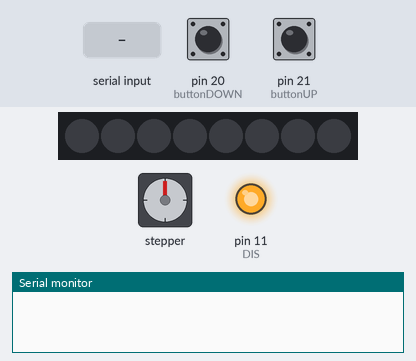
The program below on a simulated Arduino Nano, built for the host (arithmetic inside an expression is 32-bit, double 64-bit). Shown: stepper motor, 8 RGB LEDs in strip order, left to right, output pins drawn as LEDs (lit = HIGH), the last lines printed to the serial monitor. Wiring (inferred from the names in the program): stepper motor driver (200 steps per turn assumed): step pin 8; direction pin 9. Inputs (shaded band) come from the test bench; at power-on: pin 20 (buttonDOWN) LOW, pin 21 (buttonUP) LOW. Pins used as bus, display or sensor lines are not drawn.

Above: at 1.2 s.
1.3 s: "deploy;\n" received over Serial
At 2.45 s:
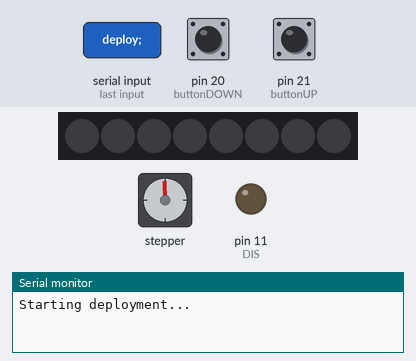
4.3 s: pin 20 (buttonDOWN) pulled HIGH for 0.15 s
At 4.9 s:
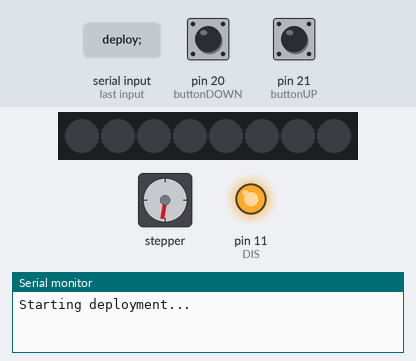
5.9 s: pin 21 (buttonUP) pulled HIGH for 1 s
At 7.4 s:
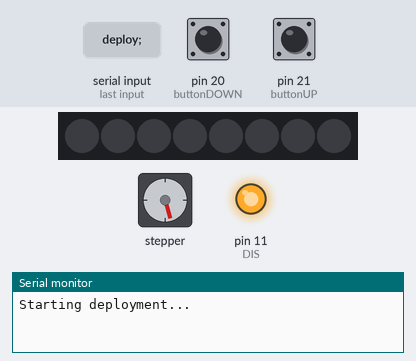
8.4 s: pin 21 (buttonUP) pulled HIGH for 0.15 s
At 9.3 s:
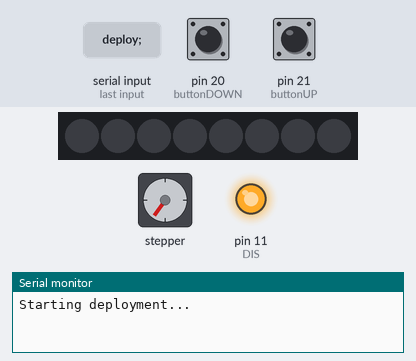
10.0 s: pin 20 (buttonDOWN) pulled HIGH for 1 s
At 10.15 s:
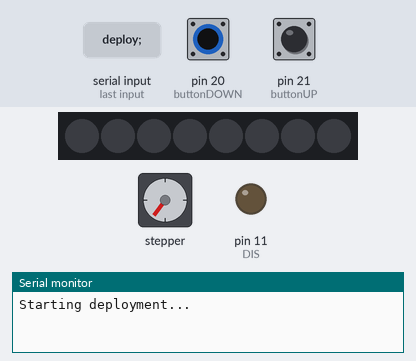
12.5 s: pin 20 (buttonDOWN) pulled HIGH for 0.15 s
At 13.6 s:
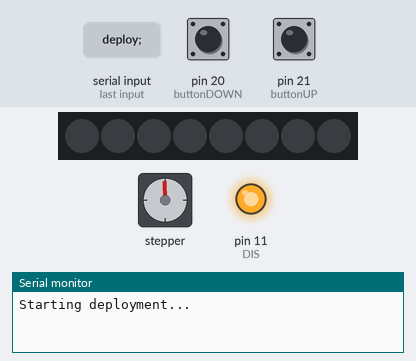
Timing chart, 0 to 15.1 s (numbered marks = the images above; inputs shaded):
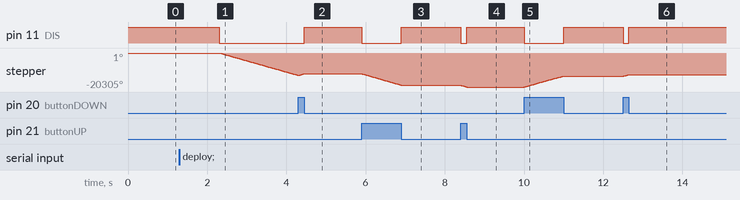

The program:

main.cpp
```cpp
#include <APA102.h>

#define buttonUP 21
#define buttonDOWN 20
#define DIS 11
#define DIR 9
#define STP 8
#define stepSpeed 10
#define LedData 13
#define LedClock 12

uint32_t stepsForUp = 165000;
APA102<LedData, LedClock> ledStrip;
uint32_t currentSteps = 0;
int currentLed = 0;
const int ledCount = 8;
rgb_color colors[ledCount];
bool deployed = false;

void setup() {
  pinMode(buttonUP, INPUT);
  pinMode(buttonDOWN, INPUT);
  pinMode(DIS, OUTPUT);
  pinMode(DIR, OUTPUT);
  pinMode(STP, OUTPUT);
  digitalWrite(DIS, HIGH);
  Serial.begin(9600);
  Serial2.begin(9600);
  cli();
  TCCR1A = 0;
  TCCR1B = 0;
  TCNT1  = 0;
  // T = 250ms --> f = 4 Hz
  OCR1A = 15624; // = (16*10^6) / (f*256) - 1 (must be <65536)
  TCCR1B |= (1 << WGM12);
  // Set bits for 256 prescalar
  TCCR1B |= (1 << CS12);
  TIMSK1 |= (1 << OCIE1A);
  sei();
  turn_off_all_leds();
}

void loop() {
  if (Serial2.available()) {
    String data = Serial2.readStringUntil(";");
    // Serial.println("Data:" + data);
    if (data == "deploy;") {
      deploy();
    }
  }
  if (Serial.available()) {
    String data2 = Serial.readStringUntil(";");
    // Serial.println("Data:" + data2);
    if (data2 == "deploy;\n") {
      deploy();
    }
  }
  if (digitalRead(buttonUP) == HIGH) {
    deployed = false;
    currentSteps = 0;
    step(0);
  }
  else if (digitalRead(buttonDOWN) == HIGH) {
    deployed = false;
    currentSteps = 0;
    step(1);
  }
  else if (currentSteps > 0) {
    currentSteps--;
    step(0);
    if (currentSteps == 0) {
      deployed = true;
      Serial2.write("deployed;");
      Serial.println("Finished deployment!");
    }
  } else {
    digitalWrite(DIS, HIGH);
  }
}

ISR(TIMER1_COMPA_vect){
  if (deployed) {
    light();
  } else {
    turn_off_all_leds();
  }
}

void deploy() {
  Serial.println("Starting deployment...");
  currentSteps = stepsForUp;
}

void light() {
  currentLed %= ledCount;
  turn_off_all_leds();
  colors[currentLed] = rgb_color(255,255,0);
  ledStrip.write(colors, ledCount, 16);
  currentLed++;
}

void step(int d) {
  digitalWrite(DIS, LOW);
  digitalWrite(DIR,d);
  digitalWrite(STP,HIGH);
  delayMicroseconds(stepSpeed);
  digitalWrite(STP,LOW);
  delayMicroseconds(stepSpeed);
}

void turn_off_all_leds() {
  for (int i = 0; i < ledCount; i++) {
    colors[i] = rgb_color(0, 0, 0);
  }
  ledStrip.write(colors, ledCount, 16);
}
```

Measured:
- after the input at 1.3 s, pin 11 (DIS): HIGH → LOW after 1.0 s; stepper: keeps turning counter-clockwise at about 6711°/s, starting after 1.0 s
- after the input at 4.3 s, pin 11 (DIS): LOW → HIGH after 0.15 s
- after the input at 5.9 s, pin 11 (DIS): HIGH → LOW at once, → HIGH 1.0 s later; stepper: turns 6865° counter-clockwise in 1.0 s, starting at once
- after the input at 8.4 s, pin 11 (DIS): HIGH → LOW at once, → HIGH 0.15 s later; stepper: turns 1029° counter-clockwise in 0.15 s, starting at once
- after the input at 10.0 s, pin 11 (DIS): HIGH → LOW at once, → HIGH 1.0 s later; stepper: turns 6480° clockwise in 1.0 s, starting at once
- after the input at 12.5 s, pin 11 (DIS): HIGH → LOW at once, → HIGH 0.15 s later; stepper: turns 864° clockwise in 0.15 s, starting at once
